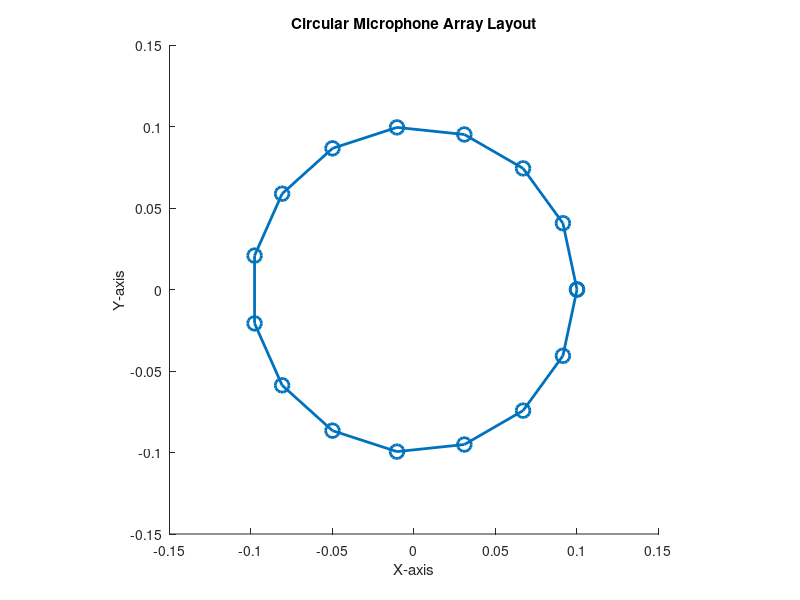
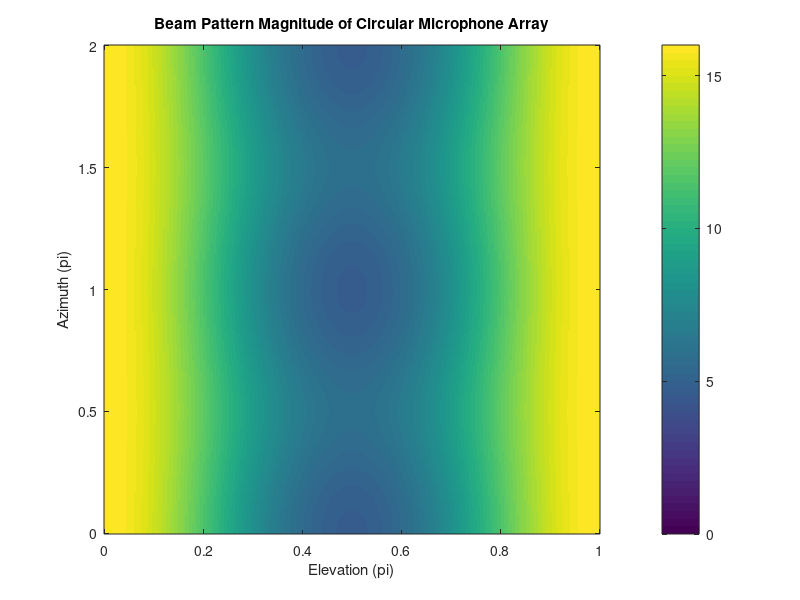

The MATLAB script that drew these images, in order:
clc
clear
close all
%% 参数定义

% 参数定义
M = 16; % 麦克风阵元数量
radius = 0.1; % 阵列半径
frequency = 1000; % 入射波频率
c = 343; % 声速
resolution_azimuth = 360; % 方位角分辨率
resolution_elevation = 360; % 俯仰角分辨率

% 计算波数
k = 2*pi*frequency/c;

% 初始化阵元位置向量（仅x-y平面，但为了计算方便，添加z=0）
theta = linspace(0, 2*pi, M);
rm = radius*[cos(theta)', sin(theta)', zeros(1,M)']; % 阵元相对于中心的位置向量（三维）

% 绘制阵列形状
figure;
hold on;
plot(rm(:,1), rm(:,2), 'o-', 'MarkerSize', 10, 'LineWidth', 2);
plot([rm(1,1), rm(end,1)], [rm(1,2), rm(end,2)], 'k-', 'LineWidth', 2); % 连接首尾形成圆环
axis equal; % 等比例缩放
xlim([-radius*1.5 radius*1.5]);
ylim([-radius*1.5 radius*1.5]);
title('Circular Microphone Array Layout');
xlabel('X-axis');
ylabel('Y-axis');

%%  计算方向图

% 方位角和俯仰角范围
azimuth = linspace(0, 2*pi, resolution_azimuth); % 转换为弧度
elevation = linspace(0, pi, resolution_elevation); % 俯仰角范围，转换为弧度

% 初始化方向图矩阵
V = zeros(length(azimuth), length(elevation));

for az_idx = 1:length(azimuth)
    for el_idx = 1:length(elevation)
        % 计算三维单位向量 \kappa
        kappa = [cos(azimuth(az_idx))*sin(elevation(el_idx)), sin(azimuth(az_idx))*sin(elevation(el_idx)), cos(elevation(el_idx))];
        V(az_idx, el_idx) = sum(exp(1j*k*rm*kappa.')); % 注意这里的转置，保证维度匹配
    end
end


figure;
imagesc( elevation./pi, azimuth./pi, abs(V));
xlabel('Elevation (pi)');
ylabel('Azimuth (pi)');
title('Beam Pattern Magnitude of Circular Microphone Array');
colorbar;
set(gca, 'YDir', 'normal'); % 确保俯仰角从下到上递增
caxis([0, max(abs(V(:)))]); % 色标范围


